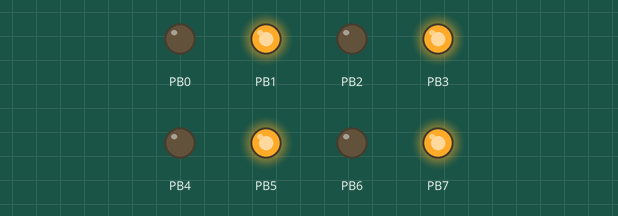
Recording of a program running on a simulated ATmega128, built with avr-gcc and emulated at 8 MHz. Parts: output pins drawn as LEDs (lit = HIGH).

Above: at 0.12 s.
At 2.37 s:
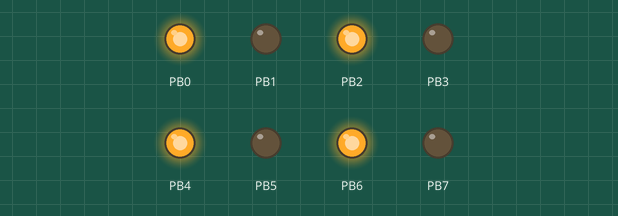
Timing chart, 0 to 3.0 s (numbered marks = the images above):
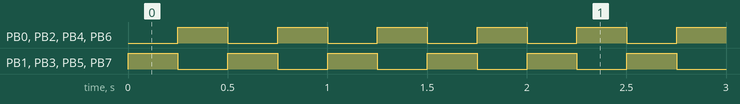

The program:

main.c
```c
// (licence header left out)
#define F_CPU 8e6

#include <avr/io.h>
#include <util/delay.h>


/******************************************************************/
void wait( int ms )
/*
short:			Busy wait number of millisecs
inputs:			int ms (Number of millisecs to busy wait)
outputs:
notes:			Busy wait, not very accurate. Make sure (external)
				clock value is set. This is used by _delay_ms inside
				util/delay.h
Version :    	DMK, Initial code
*******************************************************************/
{
	for (int i=0; i<ms; i++)
	{
		_delay_ms( 1 );		// library function (max 30 ms at 8MHz)
	}
}

/******************************************************************/
int main( void )
/*
short:			main() loop, entry point of executable
inputs:
outputs:
notes:			Looping forever, flipping bits on PORTD
Version :    	DMK, Initial code
*******************************************************************/
{

	DDRB = 0b11111111;			// All pins PORTD are set to output

	while (1)
	{
		PORTB = 0xAA;			// Write 10101010b PORTD
		wait( 250 );
		PORTB = 0x55;			// Write 01010101b PORTD
		wait( 250 );
	}

	return 1;
}
```

Measured:
- by itself, PB0–7: alternates HIGH for 0.25 s and LOW for 0.25 s
